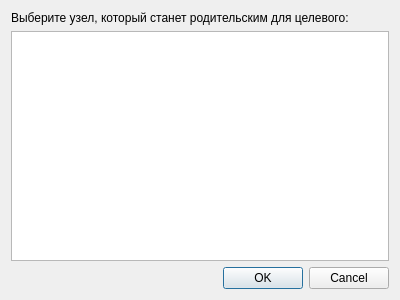
<?xml version="1.0" encoding="UTF-8"?>
<ui version="4.0">
 <class>InNodeDialog</class>
 <widget class="QDialog" name="InNodeDialog">
  <property name="geometry">
   <rect>
    <x>0</x>
    <y>0</y>
    <width>400</width>
    <height>300</height>
   </rect>
  </property>
  <property name="windowTitle">
   <string>Dialog</string>
  </property>
  <property name="windowIcon">
   <iconset resource="../../resources/resources.qrc">
    <normaloff>:/logo_white.png</normaloff>:/logo_white.png</iconset>
  </property>
  <layout class="QVBoxLayout" name="verticalLayout">
   <item>
    <widget class="QLabel" name="label">
     <property name="text">
      <string>Выберите узел, который станет родительским для целевого:</string>
     </property>
    </widget>
   </item>
   <item>
    <widget class="QTreeView" name="treeView"/>
   </item>
   <item>
    <widget class="QDialogButtonBox" name="buttonBox">
     <property name="orientation">
      <enum>Qt::Horizontal</enum>
     </property>
     <property name="standardButtons">
      <set>QDialogButtonBox::Cancel|QDialogButtonBox::Ok</set>
     </property>
    </widget>
   </item>
  </layout>
 </widget>
 <resources>
  <include location="../../resources/resources.qrc"/>
 </resources>
 <connections>
  <connection>
   <sender>buttonBox</sender>
   <signal>accepted()</signal>
   <receiver>InNodeDialog</receiver>
   <slot>accept()</slot>
   <hints>
    <hint type="sourcelabel">
     <x>248</x>
     <y>254</y>
    </hint>
    <hint type="destinationlabel">
     <x>157</x>
     <y>274</y>
    </hint>
   </hints>
  </connection>
  <connection>
   <sender>buttonBox</sender>
   <signal>rejected()</signal>
   <receiver>InNodeDialog</receiver>
   <slot>reject()</slot>
   <hints>
    <hint type="sourcelabel">
     <x>316</x>
     <y>260</y>
    </hint>
    <hint type="destinationlabel">
     <x>286</x>
     <y>274</y>
    </hint>
   </hints>
  </connection>
 </connections>
</ui>
